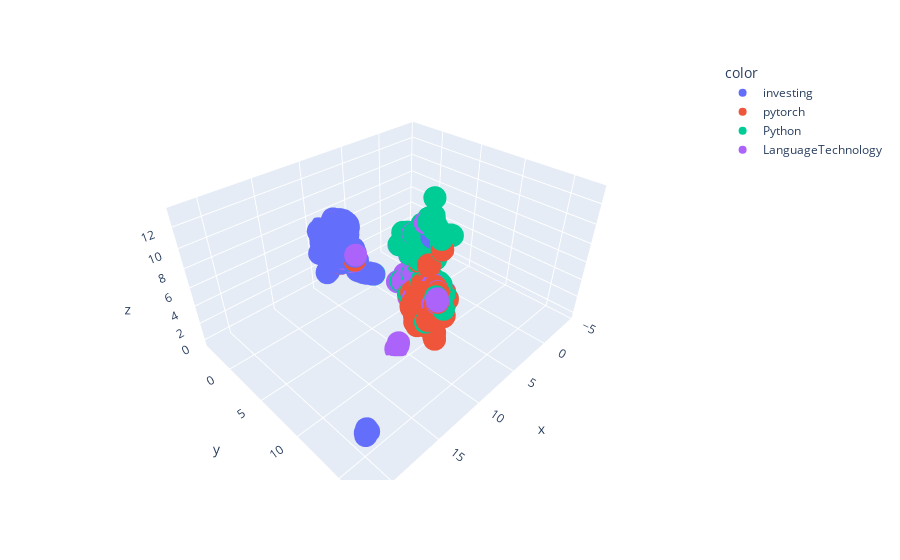

Notebook code cell kept with this figure:
### Code cell
import plotly.express as px 

fit = umap.UMAP(n_components=3,n_neighbors=3,min_dist=0.05)

u = fit.fit_transform(embeds)

fig = px.scatter_3d(
    x=u[:,0],y = u[:,1], z=u[:,2],
    color = colors,
    custom_data = [data['sub'][:n], data['title'][:n]]
)

fig.update_traces(hovertemplate="<br>".join(["sub: %{customdata[1]}",
                                             "title: %{customdata[2]}"]))

### Figure 1 — Plotly figure (JSON) as saved in the notebook; plotly's stock layout.template omitted (floating-point values rounded to 4 significant figures; data arrays with more than 128 entries replaced by an {"elided": "..."} marker saying what was removed)
{"data": [{"customdata": {"elided": "947x2 str values"}, "hovertemplate": "sub: %{customdata[1]}<br>title: %{customdata[2]}", "legendgroup": "investing", "marker": {"color": "#636efa", "symbol": "circle"}, "mode": "markers", "name": "investing", "scene": "scene", "showlegend": true, "type": "scatter3d", "x": {"elided": "947 float values"}, "y": {"elided": "947 float values"}, "z": {"elided": "947 float values"}}, {"customdata": {"elided": "757x2 str values"}, "hovertemplate": "sub: %{customdata[1]}<br>title: %{customdata[2]}", "legendgroup": "pytorch", "marker": {"color": "#EF553B", "symbol": "circle"}, "mode": "markers", "name": "pytorch", "scene": "scene", "showlegend": true, "type": "scatter3d", "x": {"elided": "757 float values"}, "y": {"elided": "757 float values"}, "z": {"elided": "757 float values"}}, {"customdata": {"elided": "610x2 str values"}, "hovertemplate": "sub: %{customdata[1]}<br>title: %{customdata[2]}", "legendgroup": "Python", "marker": {"color": "#00cc96", "symbol": "circle"}, "mode": "markers", "name": "Python", "scene": "scene", "showlegend": true, "type": "scatter3d", "x": {"elided": "610 float values"}, "y": {"elided": "610 float values"}, "z": {"elided": "610 float values"}}, {"customdata": {"elided": "804x2 str values"}, "hovertemplate": "sub: %{customdata[1]}<br>title: %{customdata[2]}", "legendgroup": "LanguageTechnology", "marker": {"color": "#ab63fa", "symbol": "circle"}, "mode": "markers", "name": "LanguageTechnology", "scene": "scene", "showlegend": true, "type": "scatter3d", "x": {"elided": "804 float values"}, "y": {"elided": "804 float values"}, "z": {"elided": "804 float values"}}], "layout": {"legend": {"title": {"text": "color"}, "tracegroupgap": 0}, "margin": {"t": 60}, "scene": {"domain": {"x": [0, 1], "y": [0, 1]}, "xaxis": {"title": {"text": "x"}}, "yaxis": {"title": {"text": "y"}}, "zaxis": {"title": {"text": "z"}}}}}
